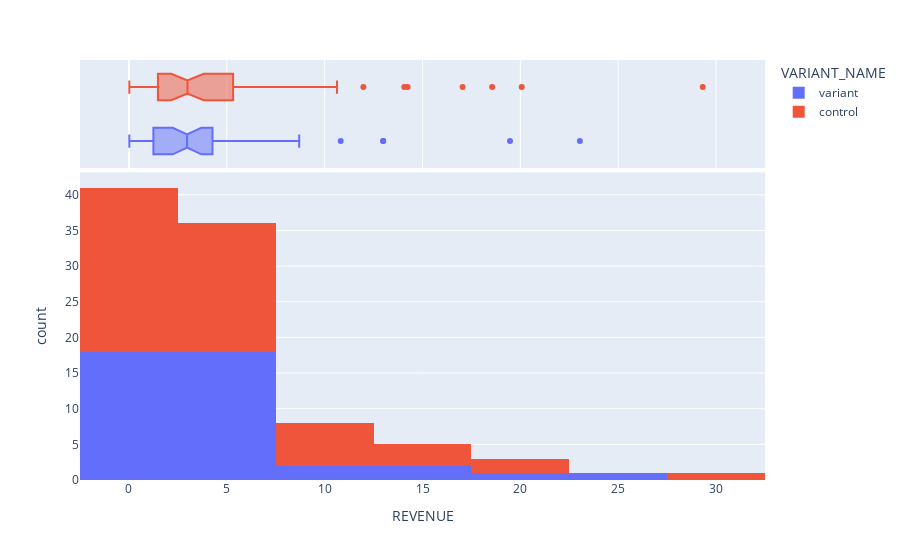

Notebook code for this chart:
### Code cell
control.describe()
test.describe()

fig = px.histogram(df_new[df_new.REVENUE.between(*df_new[df_new.REVENUE != 0].quantile(q=[0, .99]).REVENUE.values)],
                   x='REVENUE',
                   color = 'VARIANT_NAME',
                   marginal = 'box',
                   nbins = 10)
fig.show()

### Figure 1 — Plotly figure (JSON) as saved in the notebook; plotly's stock layout.template omitted (floating-point values rounded to 4 significant figures)
{"data": [{"alignmentgroup": "True", "bingroup": "x", "hovertemplate": "VARIANT_NAME=variant<br>REVENUE=%{x}<br>count=%{y}<extra></extra>", "legendgroup": "variant", "marker": {"color": "#636efa", "pattern": {"shape": ""}}, "name": "variant", "nbinsx": 10, "offsetgroup": "variant", "orientation": "v", "showlegend": true, "type": "histogram", "x": [2.99, 3.75, 3.98, 3, 2.14, 2.95, 1.3, 1, 4.52, 1.23, 10.82, 4.27, 0.04, 19.47, 5.98, 0.6, 2.72, 3.83, 1.01, 1.51, 12.99, 2.5, 3.25, 7.27, 12.99, 3.28, 3.75, 0.02, 23.04, 1.51, 3.41, 1.75, 4.27, 0.9, 8.7, 0.06, 1.25, 2.17, 0.5, 2.27, 5.08, 1.25], "xaxis": "x", "yaxis": "y"}, {"alignmentgroup": "True", "hovertemplate": "VARIANT_NAME=variant<br>REVENUE=%{x}<extra></extra>", "legendgroup": "variant", "marker": {"color": "#636efa"}, "name": "variant", "notched": true, "offsetgroup": "variant", "showlegend": false, "type": "box", "x": [2.99, 3.75, 3.98, 3, 2.14, 2.95, 1.3, 1, 4.52, 1.23, 10.82, 4.27, 0.04, 19.47, 5.98, 0.6, 2.72, 3.83, 1.01, 1.51, 12.99, 2.5, 3.25, 7.27, 12.99, 3.28, 3.75, 0.02, 23.04, 1.51, 3.41, 1.75, 4.27, 0.9, 8.7, 0.06, 1.25, 2.17, 0.5, 2.27, 5.08, 1.25], "xaxis": "x2", "yaxis": "y2"}, {"alignmentgroup": "True", "bingroup": "x", "hovertemplate": "VARIANT_NAME=control<br>REVENUE=%{x}<br>count=%{y}<extra></extra>", "legendgroup": "control", "marker": {"color": "#EF553B", "pattern": {"shape": ""}}, "name": "control", "nbinsx": 10, "offsetgroup": "control", "orientation": "v", "showlegend": true, "type": "histogram", "x": [1.25, 4.33, 18.56, 4.33, 2.99, 4.27, 0.23, 20.07, 2.17, 2.01, 11.98, 8.66, 4.33, 1.56, 14.07, 14.24, 0.58, 29.32, 1.01, 9.99, 2.02, 8.66, 0.86, 3.99, 1, 0.02, 3.25, 2.16, 17.05, 4.98, 0.02, 4.52, 1.01, 4.87, 6.35, 0.04, 0.5, 10.63, 3.25, 2.93, 1.78, 4.95, 2.6, 1.25, 1.25, 9.91, 1.66, 2.17, 2.22, 2.99, 3.58, 2.34, 3.79], "xaxis": "x", "yaxis": "y"}, {"alignmentgroup": "True", "hovertemplate": "VARIANT_NAME=control<br>REVENUE=%{x}<extra></extra>", "legendgroup": "control", "marker": {"color": "#EF553B"}, "name": "control", "notched": true, "offsetgroup": "control", "showlegend": false, "type": "box", "x": [1.25, 4.33, 18.56, 4.33, 2.99, 4.27, 0.23, 20.07, 2.17, 2.01, 11.98, 8.66, 4.33, 1.56, 14.07, 14.24, 0.58, 29.32, 1.01, 9.99, 2.02, 8.66, 0.86, 3.99, 1, 0.02, 3.25, 2.16, 17.05, 4.98, 0.02, 4.52, 1.01, 4.87, 6.35, 0.04, 0.5, 10.63, 3.25, 2.93, 1.78, 4.95, 2.6, 1.25, 1.25, 9.91, 1.66, 2.17, 2.22, 2.99, 3.58, 2.34, 3.79], "xaxis": "x2", "yaxis": "y2"}], "layout": {"barmode": "relative", "legend": {"title": {"text": "VARIANT_NAME"}, "tracegroupgap": 0}, "margin": {"t": 60}, "xaxis": {"anchor": "y", "domain": [0, 1], "title": {"text": "REVENUE"}}, "xaxis2": {"anchor": "y2", "domain": [0, 1], "matches": "x", "showgrid": true, "showticklabels": false}, "yaxis": {"anchor": "x", "domain": [0, 0.7326], "title": {"text": "count"}}, "yaxis2": {"anchor": "x2", "domain": [0.7426, 1], "matches": "y2", "showgrid": false, "showline": false, "showticklabels": false, "ticks": ""}}}
